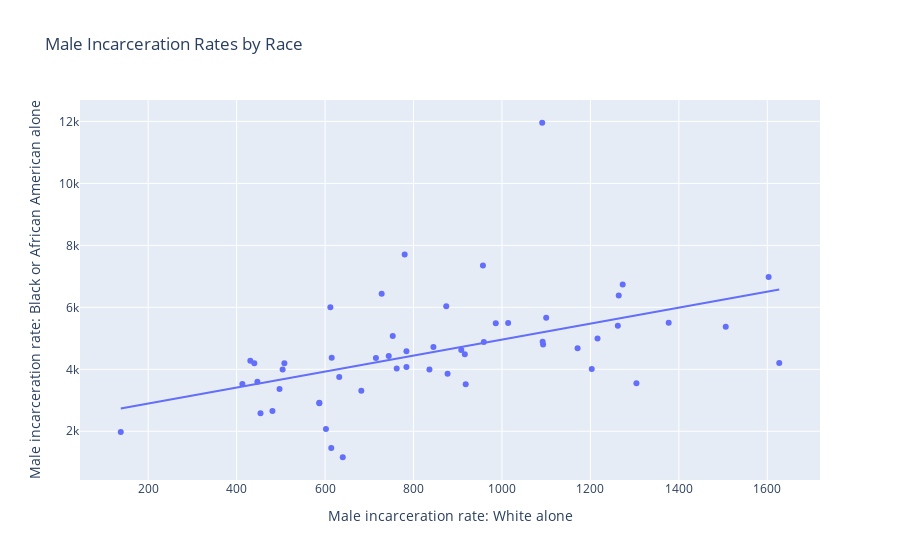

Notebook code for this chart:
### Code cell
import plotly.express as px
import statsmodels.api as sm

# Create a new DataFrame with only the columns you want to use for the regression
X = data[['Male incarceration rate: White alone']]
y = data['Male incarceration rate: Black or African American alone']

# Add a constant term to the independent variable
X = sm.add_constant(X)

# Fit a linear regression model
model = sm.OLS(y, X).fit()

# Create a scatter plot with the regression line
fig = px.scatter(data, x='Male incarceration rate: White alone', y='Male incarceration rate: Black or African American alone', trendline='ols', title='Male Incarceration Rates by Race')

fig.show()

### Figure 1 — Plotly figure (JSON) as saved in the notebook; plotly's stock layout.template omitted (floating-point values rounded to 4 significant figures)
{"data": [{"hovertemplate": "Male incarceration rate: White alone=%{x}<br>Male incarceration rate: Black or African American alone=%{y}<extra></extra>", "legendgroup": "", "marker": {"color": "#636efa", "symbol": "circle"}, "mode": "markers", "name": "", "orientation": "v", "showlegend": false, "type": "scatter", "x": [916, 918, 602, 1377, 1093, 1100, 1264, 431, 762, 138, 1092, 1203, 614, 1216, 508, 1014, 612, 874, 1273, 1262, 481, 587, 587, 744, 440, 1304, 908, 753, 615, 1171, 632, 504, 1627, 497, 682, 454, 784, 1603, 986, 728, 447, 836, 957, 877, 1506, 715, 413, 845, 784, 1091, 780, 959, 640], "xaxis": "x", "y": [4490, 3521, 2070, 5505, 4801, 5666, 6382, 4274, 4028, 1974, 4893, 4006, 1462, 4995, 4196, 5495, 6001, 6036, 6733, 5406, 2655, 2901, 2923, 4432, 4192, 3547, 4625, 5071, 4371, 4678, 3750, 3995, 4201, 3361, 3311, 2580, 4584, 6976, 5490, 6442, 3601, 3990, 7353, 3857, 5371, 4368, 3526, 4721, 4073, 11957, 7708, 4885, 1162], "yaxis": "y"}, {"hovertemplate": "<b>OLS trendline</b><br>Male incarceration rate: Black or African American alone = 2.57741 * Male incarceration rate: White alone + 2378.8<br>R<sup>2</sup>=0.240910<br><br>Male incarceration rate: White alone=%{x}<br>Male incarceration rate: Black or African American alone=%{y} <b>(trend)</b><extra></extra>", "legendgroup": "", "marker": {"color": "#636efa", "symbol": "circle"}, "mode": "lines", "name": "", "showlegend": false, "type": "scatter", "x": [138, 413, 431, 440, 447, 454, 481, 497, 504, 508, 587, 587, 602, 612, 614, 615, 632, 640, 682, 715, 728, 744, 753, 762, 780, 784, 784, 836, 845, 874, 877, 908, 916, 918, 957, 959, 986, 1014, 1091, 1092, 1093, 1100, 1171, 1203, 1216, 1262, 1264, 1273, 1304, 1377, 1506, 1603, 1627], "xaxis": "x", "y": [2734.0, 3443.0, 3490.0, 3513.0, 3531.0, 3549.0, 3619.0, 3660.0, 3678.0, 3688.0, 3892.0, 3892.0, 3930.0, 3956.0, 3961.0, 3964.0, 4008.0, 4028.0, 4137.0, 4222.0, 4255.0, 4296.0, 4320.0, 4343.0, 4389.0, 4399.0, 4399.0, 4534.0, 4557.0, 4631.0, 4639.0, 4719.0, 4740.0, 4745.0, 4845.0, 4851.0, 4920.0, 4992.0, 5191.0, 5193.0, 5196.0, 5214.0, 5397.0, 5479.0, 5513.0, 5631.0, 5637.0, 5660.0, 5740.0, 5928.0, 6260.0, 6510.0, 6572.0], "yaxis": "y"}], "layout": {"legend": {"tracegroupgap": 0}, "title": {"text": "Male Incarceration Rates by Race"}, "xaxis": {"anchor": "y", "domain": [0, 1], "title": {"text": "Male incarceration rate: White alone"}}, "yaxis": {"anchor": "x", "domain": [0, 1], "title": {"text": "Male incarceration rate: Black or African American alone"}}}}
